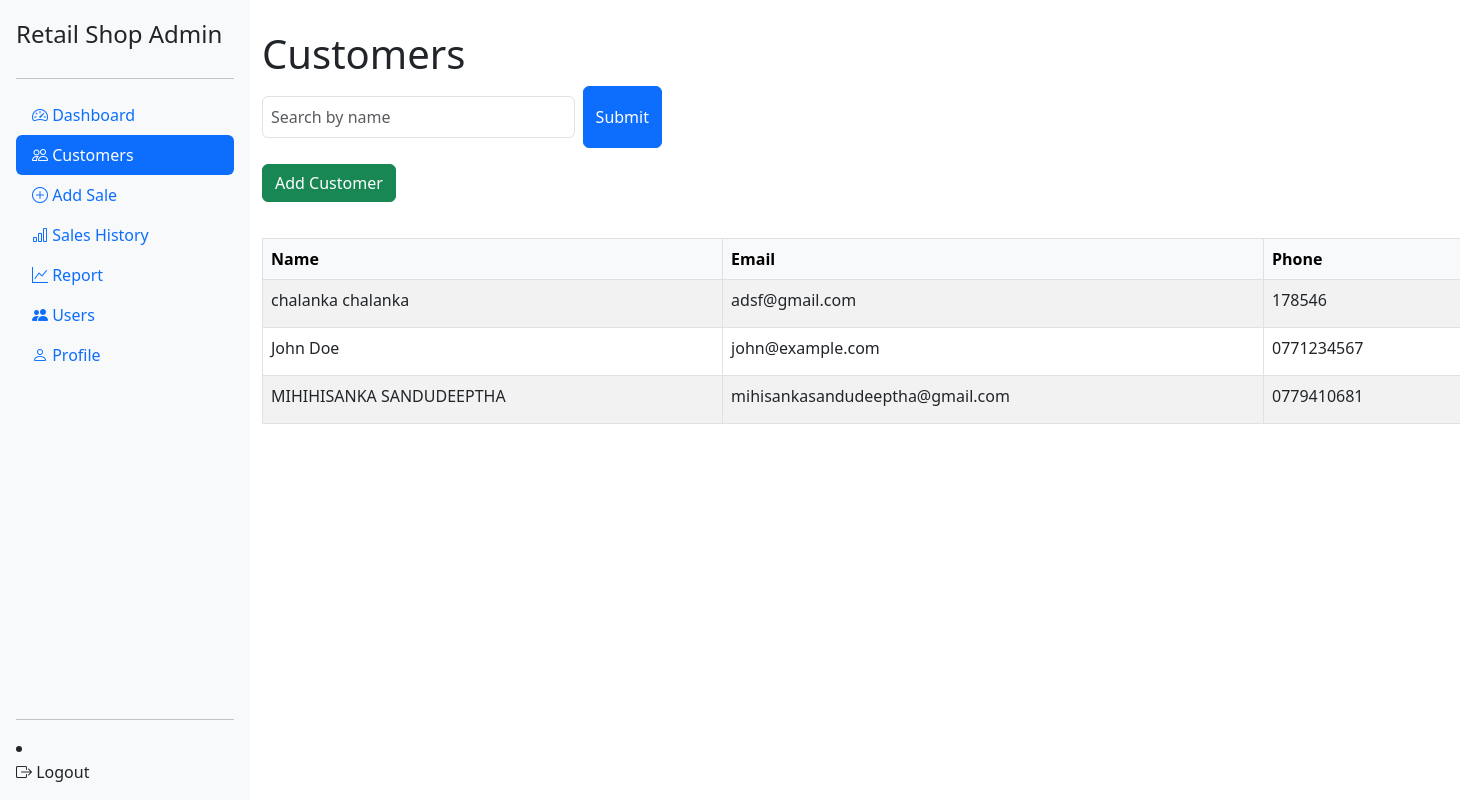
The page /customers.php on the database its author committed.
### tables this page shows
CREATE TABLE `customers` (
  `id` int(11) NOT NULL,
  `name` varchar(100) DEFAULT NULL,
  `email` varchar(100) DEFAULT NULL,
  `phone` varchar(20) DEFAULT NULL
);

### customers.php (the view, shortened to what this page needs)
<?php
$conn = new mysqli('localhost', 'root', '', 'retail_db');
$search = $_GET['search'] ?? '';
$sql = "SELECT * FROM customers WHERE name LIKE '%$search%' ORDER BY name ASC";
$result = $conn->query($sql);
?>
<!DOCTYPE html>
<html>
<head>
  <link rel="stylesheet" href="style.css">
  <link href="https://cdn.jsdelivr.net/npm/bootstrap@5.3.0/dist/css/bootstrap.min.css" rel="stylesheet">
</head>
<body>
<?php include 'navbar.php'; ?>
<div class="container-fluid" style="margin-left:250px; padding-top: 30px;">
  <h1>Customers</h1>
  <form method="GET" class="mb-3 d-flex" style="max-width:400px;">
    <input type="text" name="search" class="form-control me-2" style="width: 100%;" placeholder="Search by name" value="<?= htmlspecialchars($search) ?>">
    <input class="btn btn-primary" type="submit" value="Submit">
  </form>
  <button class="btn btn-success mb-3" data-bs-toggle="modal" data-bs-target="#addCustomerModal">Add Customer</button>
  <table class="table table-bordered table-striped">
    <thead class="table-light">
      <tr><th>Name</th><th>Email</th><th>Phone</th><th>Actions</th></tr>
    </thead>
    <tbody>
      <?php while($row = $result->fetch_assoc()): ?>
        <tr>
          <td><?= htmlspecialchars($row['name']) ?></td>
          <td><?= htmlspecialchars($row['email']) ?></td>
          <td><?= htmlspecialchars($row['phone']) ?></td>
        </tr>
      <?php endwhile; ?>
    </tbody>
  </table>
</div>
</body>
</html>

### style.css (style rules this page uses)
body { font-family: Arial; margin: 0; padding: 0; background: #f4f4f4; }
h1, h2 { color: #333; }
table { width: 100%; border-collapse: collapse; margin-top: 20px; background: #fff; }
th, td { padding: 10px; border: 1px solid #ccc; text-align: left; }
input[type="text"], input[type="password"] { padding: 8px; width: 200px; margin: 10px 0; }
button { padding: 8px 12px; background: #319DEB; color: #fff; border: none; cursor: pointer; }
form { margin-bottom: 20px; }

### rows shown on the page
customers: name "chalanka chalanka", email "adsf@gmail.com", phone "178546"
customers: name "John Doe", email "john@example.com", phone "0771234567"
customers: name "MIHIHISANKA SANDUDEEPTHA", email "mihisankasandudeeptha@gmail.com", phone "0779410681"
